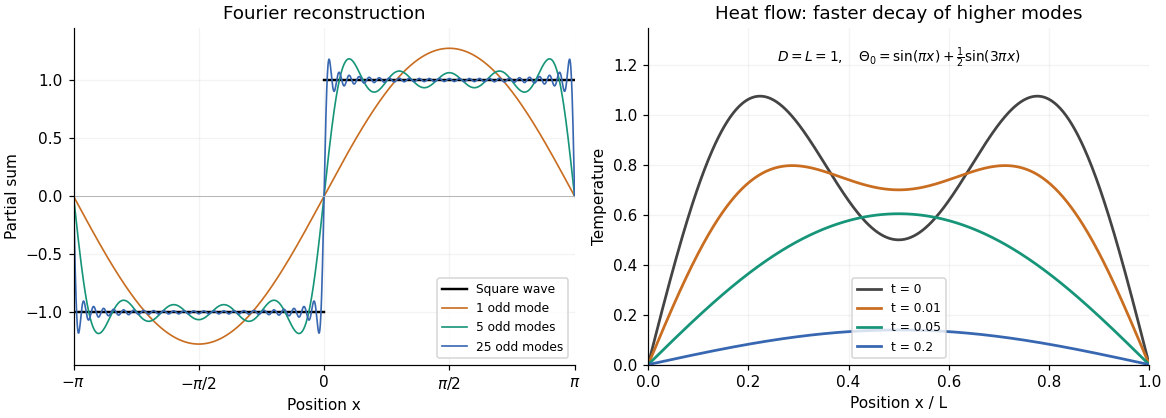

Python code for this plot:
"""Fourier reconstruction and heat-mode decay, Python 3.14.4.

Dependencies: NumPy 2.3.5, Matplotlib 3.10.7 (repository pyproject.toml).
Writes an opaque PNG with this script's basename in the current directory.
The heat profile is an illustrative example, not additional examination data.
"""
from pathlib import Path
import matplotlib
matplotlib.use('Agg')
import matplotlib.pyplot as plt
import numpy as np

plt.rcParams.update({'font.size': 10, 'axes.spines.top': False,
                     'axes.spines.right': False, 'figure.facecolor': 'white',
                     'axes.facecolor': 'white', 'savefig.facecolor': 'white'})
fig, axes = plt.subplots(1, 2, figsize=(10.6, 3.8), layout='constrained')
x = np.linspace(-np.pi, np.pi, 2401)
ax = axes[0]
ax.plot([-np.pi, 0], [-1, -1], color='black', linewidth=1.6)
ax.plot([0, np.pi], [1, 1], color='black', linewidth=1.6, label='Square wave')
for terms, color in [(1, '#c96d20'), (5, '#169579'), (25, '#3867b1')]:
    odd = np.arange(1, 2*terms, 2)
    partial = (4/np.pi)*(np.sin(x[:, None]*odd)/odd).sum(axis=1)
    ax.plot(x, partial, color=color, linewidth=1.1, label=f'{terms} odd mode'+('s' if terms > 1 else ''))
ax.set(xlim=(-np.pi, np.pi), ylim=(-1.45, 1.45), xlabel='Position x', ylabel='Partial sum',
       title='Fourier reconstruction')
ax.set_xticks([-np.pi, -np.pi/2, 0, np.pi/2, np.pi],
              [r'$-\pi$', r'$-\pi/2$', '0', r'$\pi/2$', r'$\pi$'])
ax.axhline(0, color='0.7', linewidth=0.6)
ax.grid(alpha=0.15)
ax.legend(loc='lower right', fontsize=8)

ax = axes[1]
x = np.linspace(0, 1, 501)
for t, color in [(0, '#444444'), (0.01, '#c96d20'), (0.05, '#169579'), (0.2, '#3867b1')]:
    temperature = np.exp(-np.pi**2*t)*np.sin(np.pi*x) + 0.5*np.exp(-9*np.pi**2*t)*np.sin(3*np.pi*x)
    ax.plot(x, temperature, color=color, linewidth=1.8, label=f't = {t:g}')
ax.set(xlim=(0, 1), ylim=(0, 1.35), xlabel='Position x / L', ylabel='Temperature',
       title='Heat flow: faster decay of higher modes')
ax.text(0.5, 1.28, r'$D=L=1,\quad \Theta_0=\sin(\pi x)+\frac{1}{2}\sin(3\pi x)$',
        ha='center', va='top', fontsize=9)
ax.grid(alpha=0.15)
ax.legend(loc='lower center', fontsize=8)
fig.savefig(Path(__file__).with_suffix('.png').name, dpi=110, transparent=False)
plt.close(fig)
